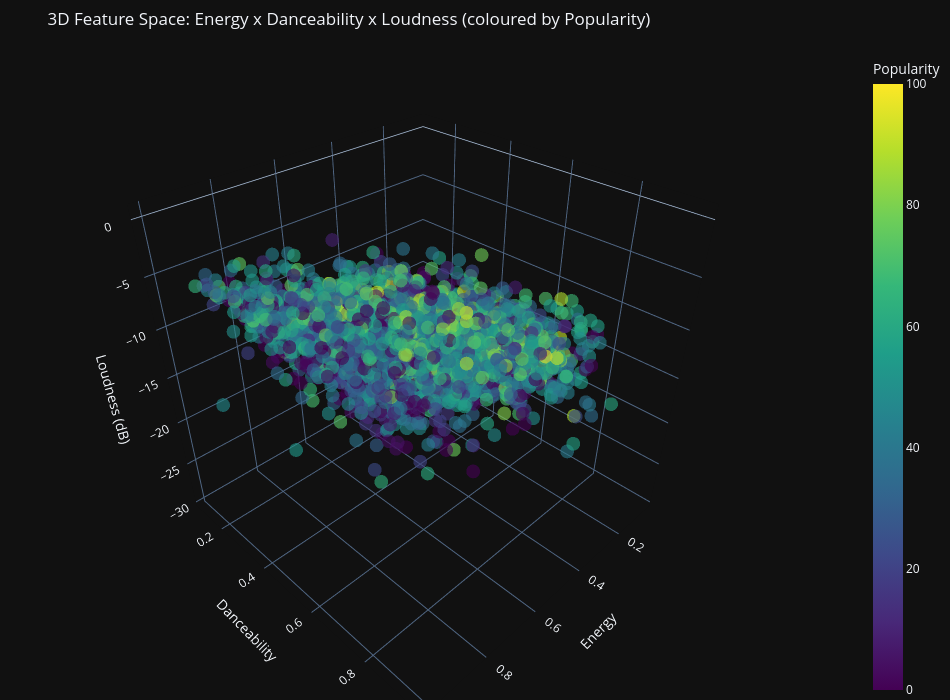
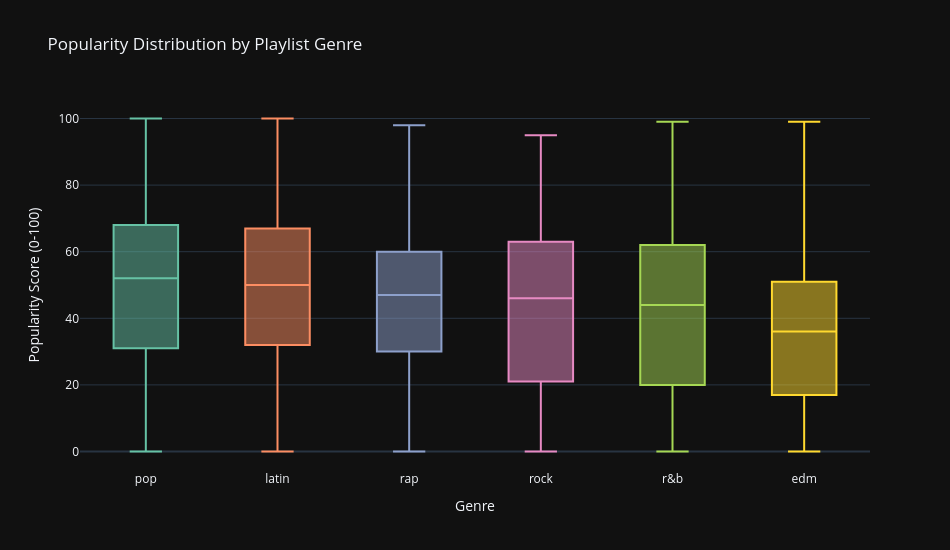

Source (notebook cell) for these figures, in order:
### Markdown cell above
## 2.2 3D Feature Space Exploration & Genre Analysis

The interactive 3D scatter plot below maps tracks across **energy** (x-axis), **danceability** (y-axis), and **loudness** (z-axis), three features commonly associated with popular music. Each point is coloured by its **popularity score**. Click and drag to rotate, scroll to zoom, and hover over points for details.

> **Why this adds value:** While the correlation heatmap shows pairwise relationships, real-world popularity depends on *combinations* of features. This 3D view reveals clustering patterns, for instance, whether high-energy, danceable, loud tracks consistently cluster at high popularity scores. It provides visual intuition for the feature interactions that ML models will later exploit.

Following this, I examine popularity distributions across **playlist genres** (Objective 5), revealing which musical categories dominate the mainstream and establishing genre-level baselines that help contextualize model predictions.

### Code cell
# 3D Feature Space Exploration
sample_df = df.sample(n=min(3000, len(df)), random_state=42)

fig = px.scatter_3d(
    sample_df, x='energy', y='danceability', z='loudness',
    color='track_popularity',
    color_continuous_scale='Viridis',
    opacity=0.6,
    title='3D Feature Space: Energy x Danceability x Loudness (coloured by Popularity)',
    labels={'track_popularity': 'Popularity', 'energy': 'Energy',
            'danceability': 'Danceability', 'loudness': 'Loudness (dB)'},
    hover_data=['track_popularity']
)
fig.update_layout(
    template='plotly_dark', width=950, height=700,
    scene=dict(xaxis_title='Energy', yaxis_title='Danceability', zaxis_title='Loudness (dB)'),
    margin=dict(l=0, r=0, b=0, t=50)
)
fig.show()

display(Markdown(
    "**Observation:** The 3D scatter reveals that popularity is not confined to a single region of the feature space. "
    "High-popularity tracks (bright yellow) appear across a range of energy and danceability values, but tend to cluster "
    "at **moderate-to-high loudness** (-10 to -4 dB). Very quiet tracks (low loudness) rarely achieve high popularity, "
    "suggesting that production loudness is a necessary, though not sufficient, condition for mainstream success."
))

# Genre Popularity Analysis
if 'playlist_genre' in df.columns:
    genre_order = df.groupby('playlist_genre')['track_popularity'].median().sort_values(ascending=False).index.tolist()

    fig = px.box(
        df, x='playlist_genre', y='track_popularity',
        color='playlist_genre',
        category_orders={'playlist_genre': genre_order},
        title='Popularity Distribution by Playlist Genre',
        labels={'track_popularity': 'Popularity Score', 'playlist_genre': 'Genre'},
        color_discrete_sequence=px.colors.qualitative.Set2
    )
    fig.update_layout(
        template='plotly_dark', width=950, height=550,
        showlegend=False,
        xaxis_title='Genre', yaxis_title='Popularity Score (0-100)'
    )
    fig.show()

    genre_stats = df.groupby('playlist_genre')['track_popularity'].agg(['mean', 'median', 'std', 'count']).round(2)
    genre_stats.columns = ['Mean Popularity', 'Median Popularity', 'Std Dev', 'Track Count']
    genre_stats = genre_stats.sort_values('Median Popularity', ascending=False)
    display(Markdown("**Genre Summary Statistics:**"))
    display(genre_stats)

    display(Markdown(
        "**Insight:** Pop and Latin genres tend to show the highest median popularity scores, while EDM and Rock "
        "display wider spreads, indicating that these genres contain both niche underground tracks and mainstream hits. "
        "This aligns with the nature of these genres: pop is engineered for mass appeal, while rock and EDM have more "
        "diverse subcultures with varying levels of mainstream penetration."
    ))

### Figure 1 — Plotly figure (JSON) as saved in the notebook; plotly's stock layout.template omitted (floating-point values rounded to 4 significant figures; data arrays with more than 128 entries replaced by an {"elided": "..."} marker saying what was removed)
{"data": [{"customdata": {"elided": "3000x1 int values"}, "hovertemplate": "Energy=%{x}<br>Danceability=%{y}<br>Loudness (dB)=%{z}<br>Popularity=%{marker.color}<extra></extra>", "legendgroup": "", "marker": {"color": {"elided": "3000 int values"}, "coloraxis": "coloraxis", "opacity": 0.6, "symbol": "circle"}, "mode": "markers", "name": "", "scene": "scene", "showlegend": false, "type": "scatter3d", "x": {"elided": "3000 float values"}, "y": {"elided": "3000 float values"}, "z": {"elided": "3000 float values"}}], "layout": {"coloraxis": {"colorbar": {"title": {"text": "Popularity"}}, "colorscale": [[0, "#440154"], [0.1111, "#482878"], [0.2222, "#3e4989"], [0.3333, "#31688e"], [0.4444, "#26828e"], [0.5556, "#1f9e89"], [0.6667, "#35b779"], [0.7778, "#6ece58"], [0.8889, "#b5de2b"], [1, "#fde725"]]}, "height": 700, "legend": {"tracegroupgap": 0}, "margin": {"b": 0, "l": 0, "r": 0, "t": 50}, "scene": {"domain": {"x": [0, 1], "y": [0, 1]}, "xaxis": {"title": {"text": "Energy"}}, "yaxis": {"title": {"text": "Danceability"}}, "zaxis": {"title": {"text": "Loudness (dB)"}}}, "title": {"text": "3D Feature Space: Energy x Danceability x Loudness (coloured by Popularity)"}, "width": 950}}

### Figure 2 — Plotly figure (JSON) as saved in the notebook; plotly's stock layout.template omitted (floating-point values rounded to 4 significant figures; data arrays with more than 128 entries replaced by an {"elided": "..."} marker saying what was removed)
{"data": [{"alignmentgroup": "True", "hovertemplate": "Genre=%{x}<br>Popularity Score=%{y}<extra></extra>", "legendgroup": "pop", "marker": {"color": "rgb(102,194,165)"}, "name": "pop", "notched": false, "offsetgroup": "pop", "orientation": "v", "showlegend": true, "type": "box", "x": {"elided": "5507 str values"}, "x0": " ", "xaxis": "x", "y": {"elided": "5507 int values"}, "y0": " ", "yaxis": "y"}, {"alignmentgroup": "True", "hovertemplate": "Genre=%{x}<br>Popularity Score=%{y}<extra></extra>", "legendgroup": "latin", "marker": {"color": "rgb(252,141,98)"}, "name": "latin", "notched": false, "offsetgroup": "latin", "orientation": "v", "showlegend": true, "type": "box", "x": {"elided": "5155 str values"}, "x0": " ", "xaxis": "x", "y": {"elided": "5155 int values"}, "y0": " ", "yaxis": "y"}, {"alignmentgroup": "True", "hovertemplate": "Genre=%{x}<br>Popularity Score=%{y}<extra></extra>", "legendgroup": "rap", "marker": {"color": "rgb(141,160,203)"}, "name": "rap", "notched": false, "offsetgroup": "rap", "orientation": "v", "showlegend": true, "type": "box", "x": {"elided": "5746 str values"}, "x0": " ", "xaxis": "x", "y": {"elided": "5746 int values"}, "y0": " ", "yaxis": "y"}, {"alignmentgroup": "True", "hovertemplate": "Genre=%{x}<br>Popularity Score=%{y}<extra></extra>", "legendgroup": "rock", "marker": {"color": "rgb(231,138,195)"}, "name": "rock", "notched": false, "offsetgroup": "rock", "orientation": "v", "showlegend": true, "type": "box", "x": {"elided": "4951 str values"}, "x0": " ", "xaxis": "x", "y": {"elided": "4951 int values"}, "y0": " ", "yaxis": "y"}, {"alignmentgroup": "True", "hovertemplate": "Genre=%{x}<br>Popularity Score=%{y}<extra></extra>", "legendgroup": "r&b", "marker": {"color": "rgb(166,216,84)"}, "name": "r&b", "notched": false, "offsetgroup": "r&b", "orientation": "v", "showlegend": true, "type": "box", "x": {"elided": "5431 str values"}, "x0": " ", "xaxis": "x", "y": {"elided": "5431 int values"}, "y0": " ", "yaxis": "y"}, {"alignmentgroup": "True", "hovertemplate": "Genre=%{x}<br>Popularity Score=%{y}<extra></extra>", "legendgroup": "edm", "marker": {"color": "rgb(255,217,47)"}, "name": "edm", "notched": false, "offsetgroup": "edm", "orientation": "v", "showlegend": true, "type": "box", "x": {"elided": "6043 str values"}, "x0": " ", "xaxis": "x", "y": {"elided": "6043 int values"}, "y0": " ", "yaxis": "y"}], "layout": {"boxmode": "overlay", "height": 550, "legend": {"title": {"text": "Genre"}, "tracegroupgap": 0}, "showlegend": false, "title": {"text": "Popularity Distribution by Playlist Genre"}, "width": 950, "xaxis": {"anchor": "y", "categoryarray": ["pop", "latin", "rap", "rock", "r&b", "edm"], "categoryorder": "array", "domain": [0, 1], "title": {"text": "Genre"}}, "yaxis": {"anchor": "x", "domain": [0, 1], "title": {"text": "Popularity Score (0-100)"}}}}
